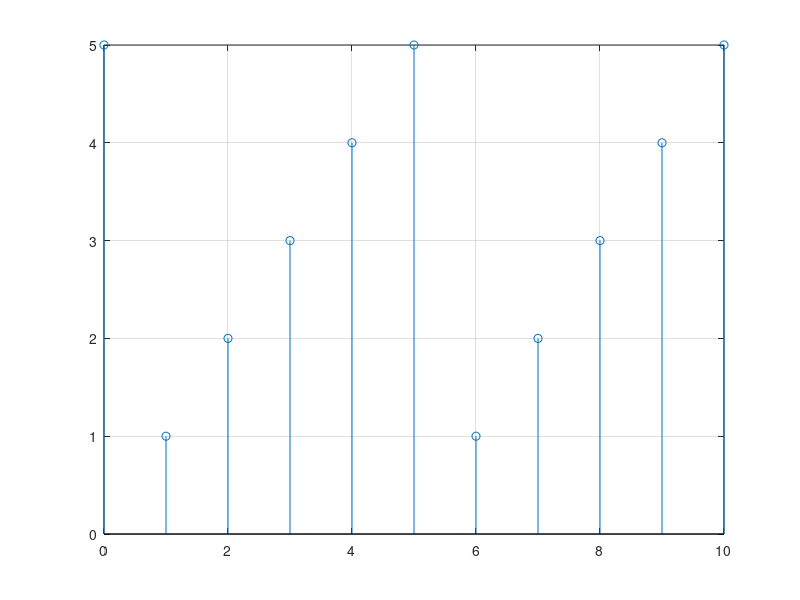

Reproduce this figure in MATLAB.
% Teste para Onda Dente de Serra Discreta
clc
clear all

prompt2 = 'Qual a amplitude?';
a = input(prompt2);

prompt3 = 'Qual a periodo?';
periodo = input(prompt3);

w = 2*pi/periodo;

n = 0:1:periodo*2

% definindo termos
ck = 0;
y = 0;

% definindo somatorio

for k = 1:periodo
    for m = 1:periodo
        ck = ck + (m * (exp(-1i*w*k*m)));
    end
    y = y + (ck * (exp(1i*w*k*n))); 
    ck = 0;
end

y = (a/(periodo*periodo)) * y;

stem(n,y)
grid